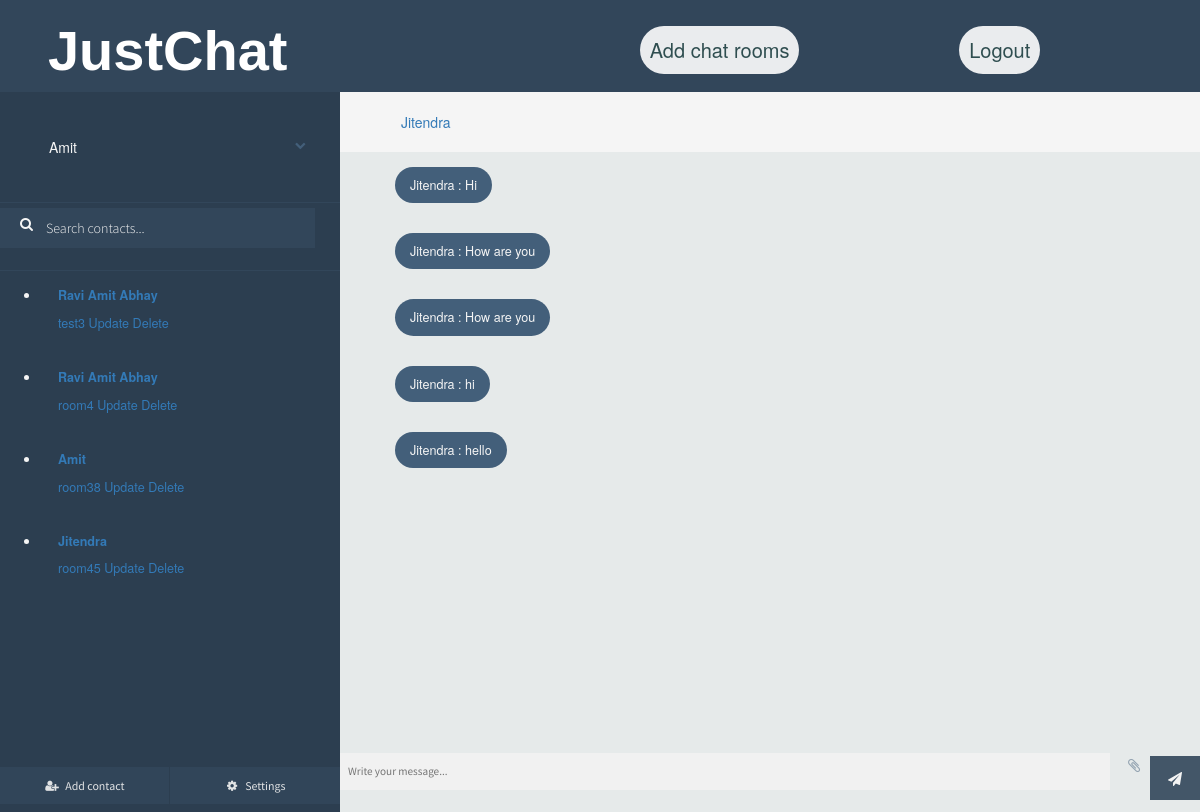
/chat/Jitendra/rooms/room45/ (signed in), run on the app's committed database.
### chat/models.py (models this page shows, shortened)
class Room(models.Model):
    user = models.ForeignKey(
            User, on_delete=models.CASCADE
        )
    room_name = models.CharField(max_length=50)
    participants = models.ManyToManyField(User, related_name='friends', blank=True)

class Message(models.Model):
    author = models.ForeignKey(User, on_delete=models.CASCADE)
    content = models.TextField()
    timestamp = models.DateTimeField(auto_now_add=True)
    room = models.ForeignKey(Room, on_delete=models.CASCADE)

### chat/views.py (the view)
# urls.py: path('chat/<str:username>/rooms/<str:room_name>/', views.chat_rooms, name='chat_rooms'),
@login_required(login_url='/login')
def chat_rooms(request, username, room_name):
    username = request.user
    current_user = User.objects.get(username=username)
    user_rooms = Room.objects.filter(participants__username=current_user)
    room_deatails = filter_rooms_and_friends(user_rooms, current_user)
    room = Room.objects.get(room_name=room_name)
    participants = room.participants.all()
    participants_name = filter_participants(current_user, participants)
    is_participant_user = User.objects.get(username=current_user)
    if is_participant_user in participants:
        print("The current user is allowed to send message")
        messages = Message.objects.filter(room=room).order_by('-timestamp').all()
        if request.method == 'POST':
            msg = request.POST['chat-msg-input']
            data = Message(author=current_user, content=msg, room=room)
            data.save()
            return redirect('chat:chat_rooms', username, room.room_name)
        print('&*&&&&&&&&&&&&&&&&&&&&&&&&&&: room_name ', room_name, type(room_name))
        print(current_user.username, type(current_user.username))
        return render(request, 'chat/room.html', {
            'room_name': room_name,
            'username': current_user,
            'messages': reversed(messages),
            'rooms_details': room_deatails,
            'participants': participants_name,
            'group_name': ''
        })
    else:
        print("The current use user is not allowed to send message.")
        return HttpResponse("<h1>You are an unauthorized user for this room.</h1>")

### chat/views.py (called while the page is built)
def filter_rooms_and_friends(user_rooms, current_user):
    all_rooms = []
    participants = []
    for room in user_rooms:
        all_rooms.append(room.room_name)
        participants.append(room.participants.all())
    friends = []
    for users in participants:
        print('-------------------')
        print(len(users))
        print(users)
        if len(users) == 2:
            for user in users:
                if user.username != current_user.username:
                    friends.append(user.username)
        else:
            temp = ''
            for user in users:
                temp += ' ' + user.username
            print(temp)
            friends.append(temp)
        print(len(friends))
    print(len(all_rooms), len(friends))
    print(friends)
    return zip(all_rooms, friends)

def filter_participants(current_user, participants):
    friend_name = ''
    group_name = ""
    if len(participants) == 2:
        for participant in participants:
            if participant != current_user:
                friend_name = participant.username
        return friend_name
    else:
        for participant in participants:
            group_name += ' ' + participant.username
        return group_name

### chat/templates/chat/room.html (shortened to what this page needs)
{% load static %}
<!DOCTYPE html><html class=''>
<head>
<link href="//maxcdn.bootstrapcdn.com/bootstrap/4.0.0/css/bootstrap.min.css" rel="stylesheet" id="bootstrap-css">
<link href="//netdna.bootstrapcdn.com/bootstrap/3.0.0/css/bootstrap.min.css" rel="stylesheet" id="bootstrap-css">
<link rel='stylesheet prefetch' href='https://cdnjs.cloudflare.com/ajax/libs/meyer-reset/2.0/reset.min.css'><link rel='stylesheet prefetch' href='https://cdnjs.cloudflare.com/ajax/libs/font-awesome/4.6.2/css/font-awesome.min.css'>
<link rel="stylesheet" href="{% static 'css/user.css' %}">
<link rel="stylesheet" href="{% static 'css/room.css' %}">
</head>
<body>
  <header>
    <div id="header-child1">
        <form action="" method="GET">
            <a href="{% url 'chat:get_rooms' username %}"><h1 id="logo">JustChat</h1></a>
        </form>
    </div>
    <div id="header-child2">
        <div>
            <form action="{% url 'chat:user_details' username %}" method="GET">
                <button class="btn">Add chat rooms</button>
            </form>
        </div>
        <div>
            <form action="/logout" method="GET">
                <button class="btn">Logout</button>
            </form>
        </div>
    </div>
  </header>
<div id="frame">
	<div id="sidepanel">
		<div id="profile">
			<div class="wrap">
				<p>{{username}}</p>
				<i class="fa fa-chevron-down expand-button" aria-hidden="true"></i>
			</div>
		</div>
		<div id="search">
      <form action="{% url 'chat:search_room' username room_name %}" method="POST">
        <label for=""><i class="fa fa-search" aria-hidden="true"></i></label>
        <input type="text" placeholder="Search contacts..." />
      </form>
		</div>
		<div id="contacts">
			<ul>
        {% for room_name, friend in rooms_details %}
          <li class="contact">
            <div class="wrap">
              <div class="meta">
                <p class="name"><a href="{% url 'chat:chat_rooms' username room_name %}">{{friend}}</a></p>
                <a href="">{{room_name}}</a>
                <a href="{% url 'chat:update_room' username room_name %}">Update</a>
                <a href="{% url 'chat:delete_room' username room_name %}">Delete</a>
                <p class="preview"></p>
              </div>
            </div>
          </li>
        {% endfor %}
			</ul>
		</div>
		<div id="bottom-bar">
			<button id="addcontact"><i class="fa fa-user-plus fa-fw" aria-hidden="true"></i> <span>Add contact</span></button>
			<button id="settings"><i class="fa fa-cog fa-fw" aria-hidden="true"></i> <span>Settings</span></button>
		</div>
	</div>
	<div class="content">
		<div class="contact-profile">
      </b><a href="">{{participants}}</a>
    </div>
		<div class="messages" id="message-box">
			<ul>
        {% for message in messages %}
          {% if message.author != username %}
            <li class="sent">
                <p>{{message.author}} : {{message.content}}</p>
            </li>
          {% else %}
            <li class="replies">
              <p>{{message.content}}</p>
            </li>
          {% endif %}
        {% endfor %}
			</ul>
    </div>
		<div class="message-input">
			<div class="wrap">
        <form action="{% url 'chat:chat_rooms' username room_name %}" method="POST">
          <input type="text" name="chat-msg-input" placeholder="Write your message..." />
          <i class="fa fa-paperclip attachment" aria-hidden="true"></i>
          <button class="submit"><i class="fa fa-paper-plane" aria-hidden="true"></i></button>
        </form>
			</div>
		</div>
	</div>
</div>
  </body>
</html>

### chat/static/css/user.css (style rules this page uses)
body { margin: 0ex; padding: 0ex; }
a { text-decoration: none; }
header { height: 10%; background-color: rgb(81, 81, 223); display: flex; justify-content: space-between; align-items: center ; }
#header-child2 { width: 60%; display: flex; justify-content: space-evenly; }
#logo { padding-left: 20%; font-size: 400%; font-weight: bold; font: bolder; color: white; font-family: Helvetica; }
.btn { background-color: white; border: none; color: darkslategrey; padding: 10px; text-align: center; text-decoration: none; display: inline-block; font-size: 20px; cursor: pointer; border-radius: 7.447vw; }
* { box-sizing: border-box }
input[type=text], input[type=password] { width: 100%; padding: 15px; margin: 5px 0 22px 0; display: inline-block; border: none; background: #f1f1f1; }
button { background-color: #4CAF50; color: white; padding: 14px 20px; margin: 8px 0; border: none; cursor: pointer; width: 100%; opacity: 0.9; }

### chat/templates/chat/room.html (style rules this page uses)
header { height: 15%; background-color: #32465a; }

### data on the page
Room: rooms_details "test3"
Room: rooms_details "room4"
Room: rooms_details "room38"
Room: rooms_details "room45"
Message: author "Jitendra", content "Hi"
Message: author "Jitendra", content "How are you"
Message: author "Jitendra", content "How are you"
Message: author "Jitendra", content "hi"
Message: author "Jitendra", content "hello"

### other printed values
{{ username }} "Amit"
{{ friend }} "Ravi Amit Abhay" "Ravi Amit Abhay" "Amit" "Jitendra"
{{ participants }} "Jitendra"
